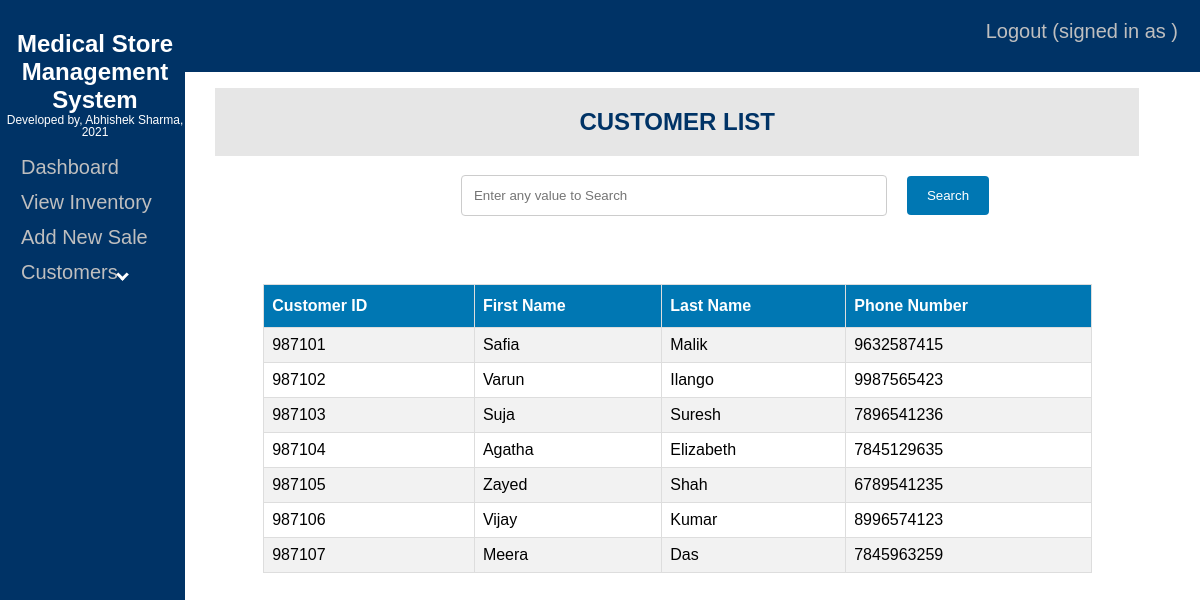
The app's page /PHARMACY/pharm-customer-view.php with its own data.
### tables this page shows
CREATE TABLE IF NOT EXISTS `customer` (
  `C_ID` decimal(6,0) NOT NULL,
  `C_FNAME` varchar(30) NOT NULL,
  `C_LNAME` varchar(30) DEFAULT NULL,
  `C_AGE` int NOT NULL,
  `C_SEX` varchar(6) NOT NULL,
  `C_PHNO` decimal(10,0) NOT NULL,
  `C_MAIL` varchar(40) DEFAULT NULL,
  PRIMARY KEY (`C_ID`),
  UNIQUE KEY `C_PHNO` (`C_PHNO`),
  UNIQUE KEY `C_MAIL` (`C_MAIL`)
);

### PHARMACY/pharm-customer-view.php (the view, shortened to what this page needs)
<?php
function filtertable($query)
{
    $conn = mysqli_connect("localhost", "root", "", "pharmacy");
    $filter_result = mysqli_query($conn, $query);
    return $filter_result;
}
if (isset($_POST['search']) && isset($_POST['valuetosearch'])) {
    $search = $_POST['valuetosearch'];
    $query = "SELECT c_id, c_fname, c_lname, c_phno FROM customer
              WHERE CONCAT(c_id, c_fname, c_lname, c_phno) LIKE '%$search%'";
} else {
    $query = "SELECT c_id, c_fname, c_lname, c_phno FROM customer";
}
$search_result = filtertable($query);
?>
<!DOCTYPE html>
<html>
<head>
    <link rel="stylesheet" type="text/css" href="nav2.css">
    <link rel="stylesheet" type="text/css" href="table1.css">
    <link rel="stylesheet" type="text/css" href="form2.css">
</head>
<body>
    <div class="sidenav">
        <h2 style="font-family:Arial; color:white; text-align:center;">Medical Store Management System</h2>
        <p style="margin-top:-20px;color:white;line-height:1;font-size:12px;text-align:center">Developed by, Abhishek Sharma, 2021</p>
        <a href="pharmmainpage.php">Dashboard</a>
        <a href="pharm-inventory.php">View Inventory</a>
        <a href="pharm-pos1.php">Add New Sale</a>
        <button class="dropdown-btn">Customers<i class="down"></i></button>
    </div>
    <?php
        include "config.php";
        $sql = "SELECT E_FNAME FROM EMPLOYEE WHERE E_ID='$_SESSION[user]'";
        $result = $conn->query($sql);
        $row = $result->fetch_row();
        $ename = $row[0];
    ?>
    <div class="topnav">
        <a href="logout1.php">Logout (signed in as <?php echo $ename; ?>)</a>
    </div>
    <center>
        <div class="head">
            <h2>CUSTOMER LIST</h2>
        </div>
        <form method="post">
            <input type="text" name="valuetosearch" placeholder="Enter any value to Search" style="width:400px; margin-left:250px;">
            <input type="submit" name="search" value="Search">
            <br><br>
        </form>
    </center>
    <table align="right" id="table1" style="margin-right:100px;">
        <tr>
            <th>Customer ID</th>
            <th>First Name</th>
            <th>Last Name</th>
            <th>Phone Number</th>
        </tr>
        <?php
        if ($search_result && $search_result->num_rows > 0) {
            while ($row = $search_result->fetch_assoc()) {
                echo "<tr>";
                echo "<td>" . $row["c_id"] . "</td>";
                echo "<td>" . $row["c_fname"] . "</td>";
                echo "<td>" . $row["c_lname"] . "</td>";
                echo "<td>" . $row["c_phno"] . "</td>";
                echo "</tr>";
            }
        } else {
            echo "<tr><td colspan='4' style='text-align:center;'>No matching customers found.</td></tr>";
        }
        ?>
    </table>
</body>
</html>

### PHARMACY/nav2.css (style rules this page uses)
.sidenav { height: 100%; width: 15%; position: fixed; z-index: 1; top: 0; left: 0; background-color: #003366; padding-top: 10px; padding-left:5px; font-family:Arial; }
.sidenav a,.dropdown-btn { padding: 6px 8px 6px 16px; text-decoration: none; font-size: 20px; color: #bfbfbf; display: block; border: none; background: none; width: 100%; text-align: left; cursor: pointer; outline: none; }
i { border: solid white; border-width: 0 3px 3px 0; display: inline-block; padding: 3px; }
.down { transform: rotate(45deg); -webkit-transform: rotate(45deg); }
.topnav { overflow: hidden; background-color: #003366; margin:0px; vertical-align:top; width: 100%; height:9%; position: fixed; x-index: 1; top: 0; left: 0; }
.topnav a { float: right; text-align: center; padding: 20px 22px; text-decoration: none; font-size: 20px; font-family:Arial; color: #bfbfbf; display: block; border: none; background: none; cursor: pointer; outline: none; }
div.head { width:78%; font-family:Arial; background-color:#e6e6e6; color:#003366; float:right; margin-top:80px; margin-right:53px; margin-left:0px; top: 0; right: 0; overflow:hidden; }

### PHARMACY/table1.css (style rules this page uses)
#table1 { font-family: Arial; border-collapse: collapse; margin-top:50px; margin-right:25px; width: 70%; overflow:auto; }
#table1 td, #table1 th { border: 1px solid #ddd; padding: 8px; }
#table1 tr:nth-child(even) { background-color: #f2f2f2; }
#table1 th { padding-top: 12px; padding-bottom: 12px; text-align: left; background-color: #0077b3; color: white; }

### PHARMACY/form2.css (style rules this page uses)
input[type=text],input[type=number],input[type=date],select { width: 80%; padding: 12px; border: 1px solid #ccc; border-radius: 4px; }
input[type=submit] { background-color: #0077b3; color: white; padding: 12px 20px; border: none; border-radius: 4px; cursor: pointer; display:inline-block; margin-top:20px; }

### records on screen
customer: C_ID "987101", C_FNAME "Safia", C_LNAME "Malik", C_PHNO "9632587415"
customer: C_ID "987102", C_FNAME "Varun", C_LNAME "Ilango", C_PHNO "9987565423"
customer: C_ID "987103", C_FNAME "Suja", C_LNAME "Suresh", C_PHNO "7896541236"
customer: C_ID "987104", C_FNAME "Agatha", C_LNAME "Elizabeth", C_PHNO "7845129635"
customer: C_ID "987105", C_FNAME "Zayed", C_LNAME "Shah", C_PHNO "6789541235"
customer: C_ID "987106", C_FNAME "Vijay", C_LNAME "Kumar", C_PHNO "8996574123"
customer: C_ID "987107", C_FNAME "Meera", C_LNAME "Das", C_PHNO "7845963259"
